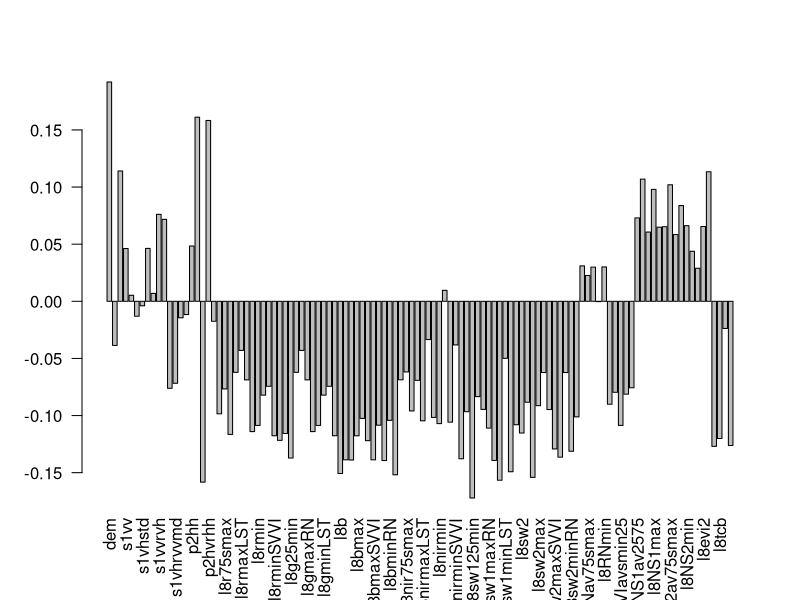

Source code (R):
# calculate correlation coefficient

rm(list=ls())

library(Hmisc)

d<-read.csv(file="./merged_data.csv", head=T)
colnames(d)

# FID 1
# plot parameters 2:8
# agb 9
# dem 10:12
# s1 13:24 
# p2 25:29
# l8 30:123 (vegetation index -> 116:123)
# agb - selected bands

# 
d <- d[c(9,10:123)]
d <- as.matrix(d) 
corr.matrix <- rcorr(d)
barplot(corr.matrix$r[1,-1],las=2)
corr <- corr.matrix$r[1,]
t <- names(corr[abs(corr) > 0.1]) 
p <- corr.matrix$P[1,-1]

# store vars which have corr > 0.15
topvars.name <- names(corr[abs(corr) > 0.15]) 
topvars.value <- corr[topvars.name]
topvars.pvalue <- p[topvars.name]

topvars.df <- data.frame(topvars.value,topvars.pvalue)
topvars.value
topvars.pvalue
topvars.df

write.csv(topvars.df, row.names=T, file="./topvarscorr.csv")
